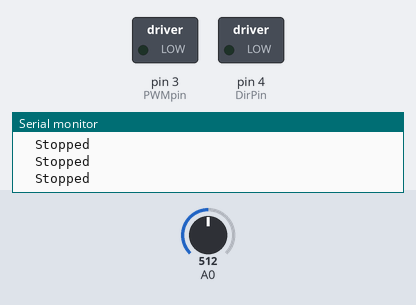
A sketch run on a simulated Arduino Uno, built with avr-gcc and run on an emulated ATmega328P. Shown: switched loads named in the sketch (green lamp = pin HIGH), the last lines printed to the serial monitor. The test bench sets the inputs (shaded band); at power-on: A0 = 512.

Above: at 1.2 s.
1.3 s: A0 set to 489
At 1.9 s:
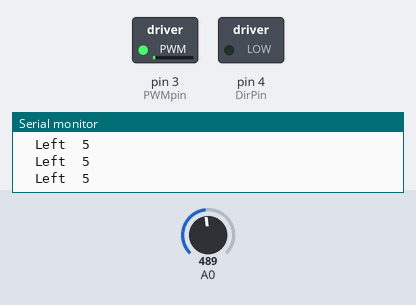
2.8 s: A0 set to 533
At 3.6 s:
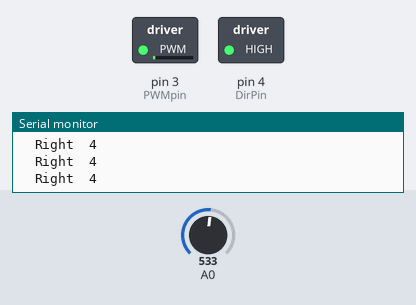
4.3 s: A0 set to 716
At 5.4 s:
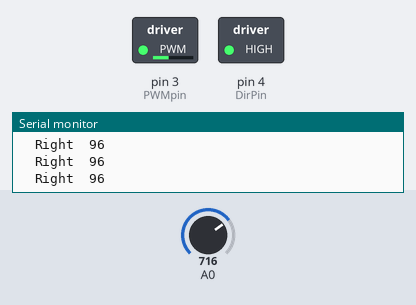
5.8 s: A0 set to 900
At 7.0 s:
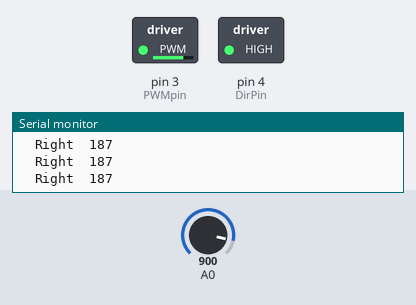
7.3 s: A0 set to 1023
At 8.5 s:
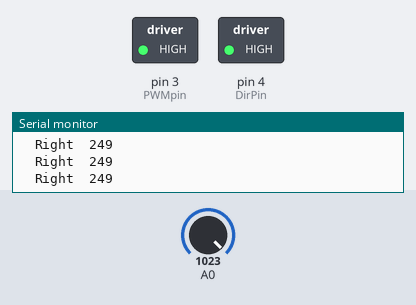
8.8 s: A0 set to 513
At 9.3 s:
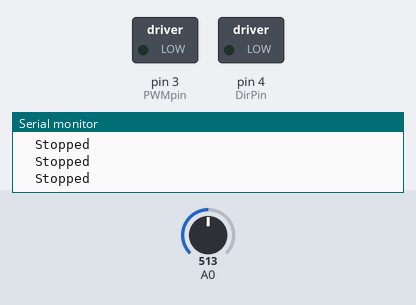
Timing chart, 0 to 11.3 s (numbered marks = the images above; inputs shaded):
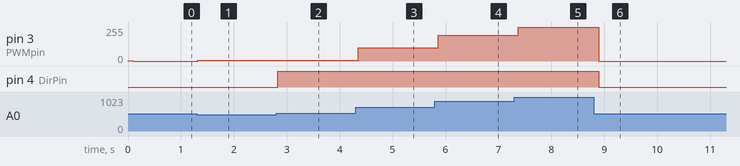

The sketch:

DC_Motor_PWM.ino
```cpp
void readA0();

const int DirPin = 4;
const int PWMpin = 3;
const int DirLED = 13;
int DC = 0;
long delStart = millis();

void setup() {
  Serial.begin(9600);
  OCR2A = 249;
  OCR2B = 1;
  TCCR2A = (1 << COM2B1)|(1 << WGM21)|(1 << WGM20);
  TCCR2B = (1 << WGM22)|(1 << CS22)|(1 << CS20);
  pinMode(PWMpin, OUTPUT);
  pinMode(DirPin, OUTPUT);
  pinMode(A0, INPUT);
  PORTD = 0;
}

void loop() {
  if ((delStart + 100) <  millis()){
    readA0();
    delStart = millis();
  }
}
/*
void serialEvent(){
  if(Serial.available()){
    delay(5);
    int DC = Serial.parseInt();
    Serial.read();
    Serial.print("Duty Cycle: ");
    Serial.print(DC);
    if (DC > -4 && DC < 4){
      OCR2B = 0;
      digitalWrite(DirPin, LOW);
      digitalWrite(DirLED, LOW);
      Serial.println("  Stopped");
    }
    else if (DC < -3 ){
      OCR2B = map(byte(abs(DC)), 0, 100, 0, 249);
      digitalWrite(DirPin, LOW);
      digitalWrite(DirLED, LOW);
      Serial.println("  Left");
    }
    else {
      OCR2B = map(byte(abs(DC)), 0, 100, 0, 249);
      digitalWrite(DirPin, HIGH);
      digitalWrite(DirLED, HIGH);
      Serial.println("  Right");
    }
  }
}
*/
void readA0(){
  int senseVal = analogRead(A0);
  if (senseVal < 500){
    byte compareVal = byte(map(500-senseVal, 0, 500, 0, 249));
    OCR2B = compareVal;
    digitalWrite(DirPin, LOW);
    digitalWrite(DirLED, LOW);
    Serial.print("  Left  ");
    Serial.println(compareVal);
  }

  else if (senseVal > 523){
    byte compareVal = byte(map(senseVal-523 , 0, 500, 0, 249));
    OCR2B = compareVal;
    digitalWrite(DirPin, HIGH);
    digitalWrite(DirLED, HIGH);
    Serial.print("  Right  ");
    Serial.println(compareVal);
  }

  else {
    OCR2B = 0;
    digitalWrite(DirPin, LOW);
    digitalWrite(DirLED, LOW);
    Serial.println("  Stopped");
  }
}
```

Measured:
- after the input at 1.3 s, pin 3 (PWMpin): 0/255 → 5/255 at once
- after the input at 2.8 s, pin 3 (PWMpin): 5/255 → 4/255 at once; pin 4 (DirPin): LOW → HIGH at once
- after the input at 4.3 s, pin 3 (PWMpin): 4/255 → 98/255 after 0.05 s
- after the input at 5.8 s, pin 3 (PWMpin): 98/255 → 192/255 after 0.06 s
- after the input at 7.3 s, pin 3 (PWMpin): 192/255 → 255/255 after 0.08 s
- after the input at 8.8 s, pin 3 (PWMpin): 255/255 → 0/255 after 0.09 s; pin 4 (DirPin): HIGH → LOW after 0.09 s
